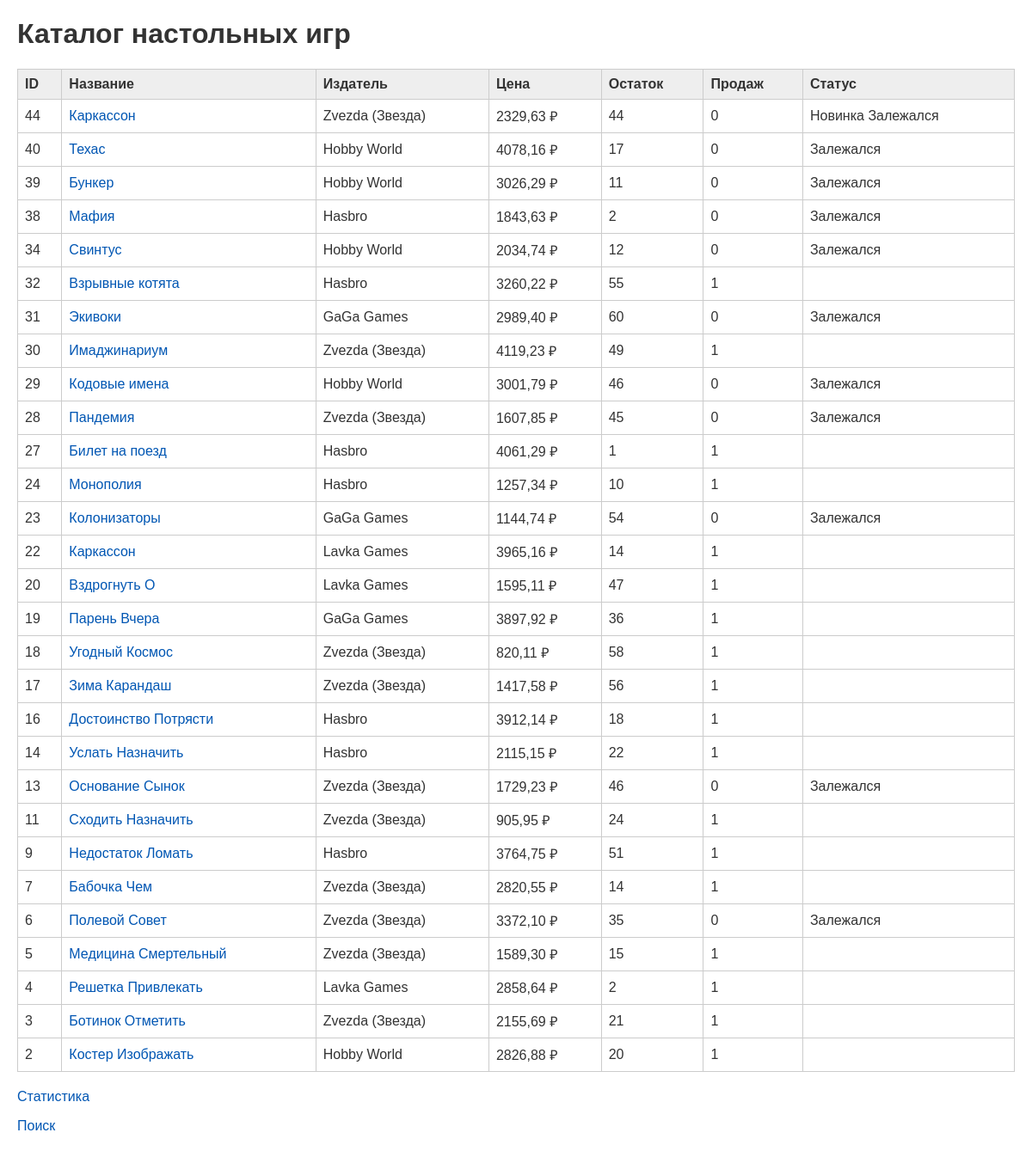
The app's page /catalog/, older data.
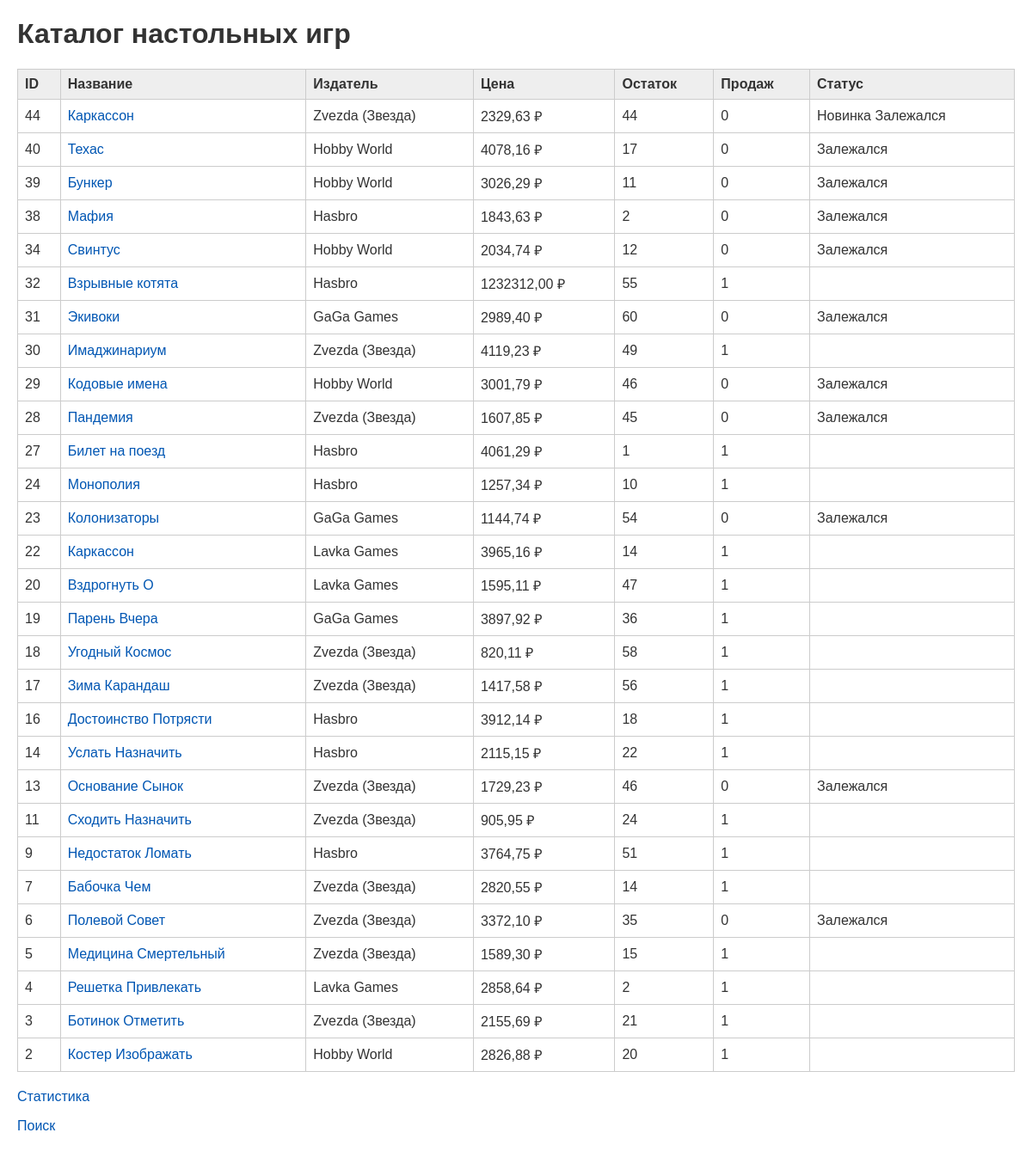
The same page, newer data.
### puzzlestore/models.py (models this page shows, shortened)
class BoardGame(models.Model):
    name = models.CharField(
        max_length=255,
        verbose_name="Название игры"
    )
    image = models.ImageField(
        upload_to='games/',
        blank=True,
        null=True,
        verbose_name="Изображение"
    )
    rules_file = models.FileField(
        upload_to='rules/',
        blank=True,
        null=True,
        verbose_name="Правила (PDF)",
        validators=[
            FileExtensionValidator(
                allowed_extensions=['pdf'],
                message='Файл правил должен быть в формате PDF'
            )
        ]
    )
    description = models.TextField(
        blank=True,
        null=True,
        verbose_name="Описание"
    )
    price = models.DecimalField(
        max_digits=10,
        decimal_places=2,
        verbose_name="Цена"
    )
    age_limit = models.ForeignKey(
        AgeLimit,
        on_delete=models.PROTECT,
        related_name='board_games',
        verbose_name="Возрастное ограничение"
    )
    publisher = models.ForeignKey(
        Publisher,
        on_delete=models.PROTECT,
        related_name='board_games',
        verbose_name="Издатель"
    )
    genres = models.ManyToManyField(
        Genre,
        verbose_name="Жанры",
        related_name='board_games'
    )
    creators = models.ManyToManyField(
        Creator,
        through='BoardGameCreator',
        through_fields=('game', 'creator'),
        verbose_name="Создатели",
        related_name='board_games'
    )
    current_stock = models.PositiveIntegerField(
        default=0,
        verbose_name="Текущий остаток на складе"
    )
    rating_avg = models.DecimalField(
        max_digits=3,
        decimal_places=2,
        blank=True,
        null=True,
        verbose_name="Средний рейтинг"
    )
    created_at = models.DateTimeField(
        auto_now_add=True,
        verbose_name="Дата добавления"
    )
    objects = BoardGameManager()
    class Meta:
        verbose_name = "Настольная игра"
        verbose_name_plural = "Настольные игры"
        ordering = ['-created_at']
        constraints = [
            models.UniqueConstraint(
                fields=['name', 'publisher'],
                name='unique_game_publisher'
            )
        ]
    def get_absolute_url(self):
        return reverse('puzzlestore:game_detail', kwargs={'pk': self.id})
    @property
    def is_new_arrival(self):
        return (timezone.now() - self.created_at).days <= 14
    @property
    def days_since_last_sale(self):
        last_sale = self.sales.order_by('-sale_date').first()
        if not last_sale:
            return 999
        return (timezone.now() - last_sale.sale_date).days
    @property
    def is_stagnant(self):
        return self.days_since_last_sale > 60

class Publisher(models.Model):
    name = models.CharField(
        max_length=255,
        unique=True,
        verbose_name="Название издателя"
    )
    website = models.URLField(
        blank=True,
        null=True,
        verbose_name="Сайт издателя"
    )
    class Meta:
        verbose_name = "Издатель"
        verbose_name_plural = "Издатели"
        ordering = ['name']

### puzzlestore/views.py (the view)
# urls.py: path('catalog/', views.catalog_view, name='catalog'),
def catalog_view(request):
    games = BoardGame.objects.available()
    games = games.exclude(genres__name='Для вечеринок')
    games = games.order_by('-created_at', 'name')
    games = games.annotate(total_sales=Count('sales'))
    games = games.prefetch_related('genres', 'publisher')
    context = {'games': games}
    return render(request, 'puzzlestore/catalog.html', context)

### puzzlestore/models.py (called while the page is built)
    def available(self):
        return self.filter(current_stock__gt=0)

### puzzlestore/templates/puzzlestore/catalog.html (shortened to what this page needs)
<!DOCTYPE html>
<html>
<head>
</head>
<body>
    <h1>Каталог настольных игр</h1>
    <table>
        <tr>
            <th>ID</th>
            <th>Название</th>
            <th>Издатель</th>
            <th>Цена</th>
            <th>Остаток</th>
            <th>Продаж</th>
            <th>Статус</th>
        </tr>
        {% for game in games %}
        <tr>
            <td>{{ game.id }}</td>
            <td><a href="{{ game.get_absolute_url }}">{{ game.name }}</a></td>
            <td>{{ game.publisher.name }}</td>
            <td>{{ game.price }} ₽</td>
            <td>{{ game.current_stock }}</td>
            <td>{{ game.total_sales|default:0 }}</td>
            <td>
                {% if game.is_new_arrival %}<span>Новинка</span>{% endif %}
                {% if game.is_stagnant %}<span>Залежался</span>{% endif %}
            </td>
        </tr>
        {% empty %}
        <tr><td colspan="7">Игр нет</td></tr>
        {% endfor %}
    </table>
    <p><a href="{% url 'puzzlestore:stats' %}">Статистика</a></p>
    <p><a href="{% url 'puzzlestore:search' %}">Поиск</a></p>
</body>
</html>

Row changes from the older to the newer data that the page shows:
changed BoardGame "Взрывные котята": price "3260,22" → "1232312,00"
